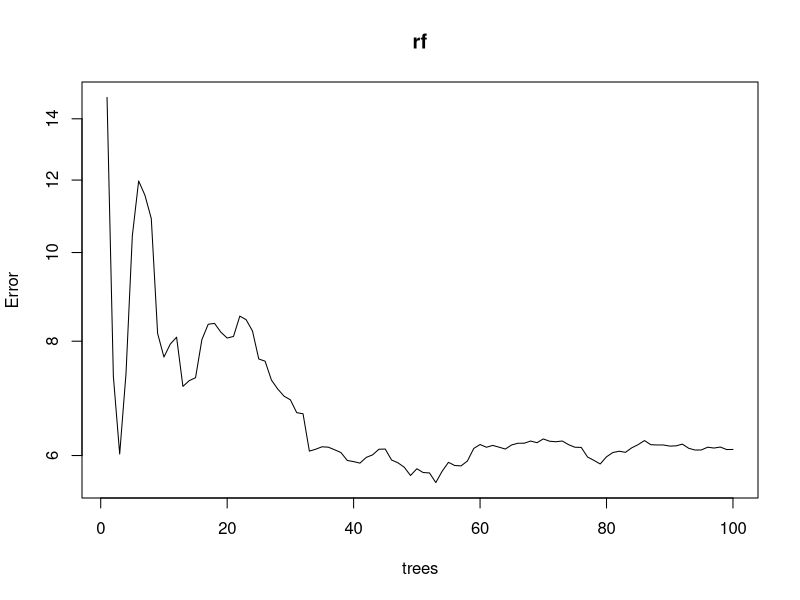

Source code (R):
library(randomForest)

rf <- randomForest(mpg ~ ., mtcars, keep.forest = FALSE, ntree = 100)
plot(rf, log = "y")

# expect-image
